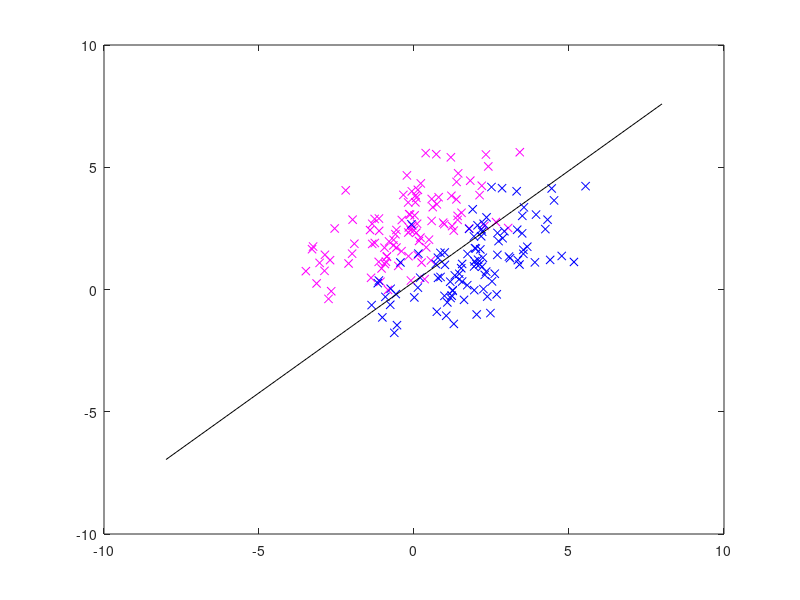

Source code (MATLAB):
C= [2 1;1 2];
A = chol(C)
X = randn(100,2)
m1 =[0 2];
m2 =[1.5 0]
X1 = X+kron(ones(100,1),m1);
Y1 = X1*A;
X2 = X+kron(ones(100,1),m2);
Y2 = X2*A
plot(Y1(:,1),Y1(:,2),'mx');
hold on;
plot(Y2(:,1),Y2(:,2),'bx');
hold on;
m3 = [0;2];
m4 = [1.5;0];
c = inv(C);
w = 2*c*(m4-m3);
b = (m1*c*m3-m2*c*m4);
x = linspace(-8,8);
y = (-w(1)/w(2))*x -(b/w(2)); % y=wt*x+b
plot(x,y,'k');

